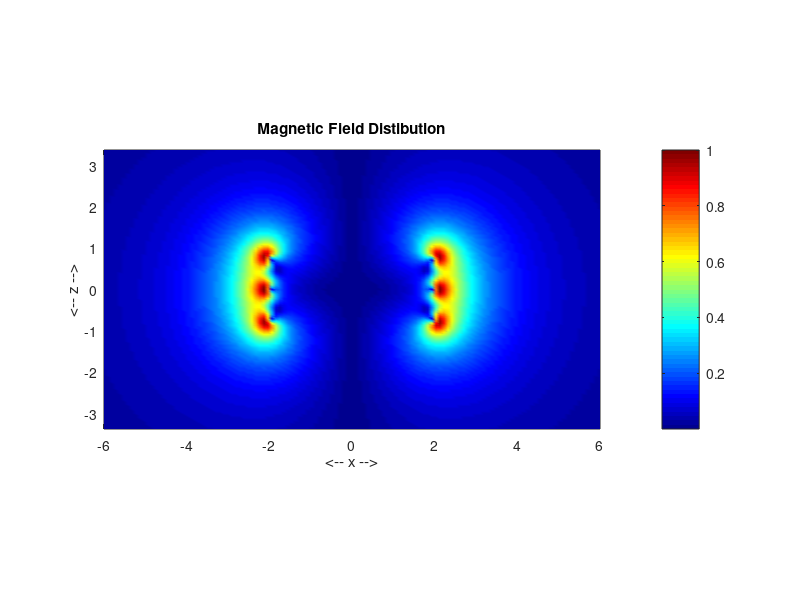
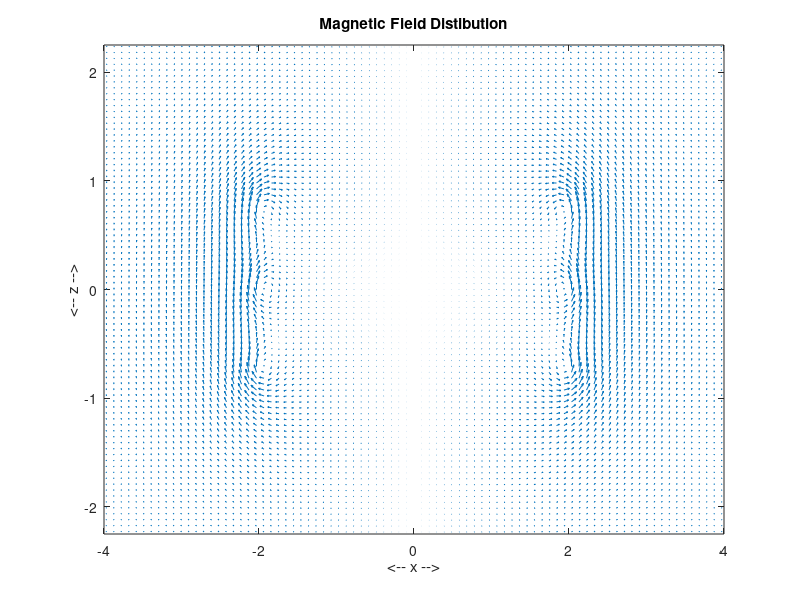

Here is the MATLAB script that generated these plots, in order:
clear all
clc

I=3;
d = 2;                  % Radius of the Loop..
m = -1;                 % Direction of current through the Loop... 1(ANTI-CLOCK), -1(CLOCK)
N = 30;                 % Number sections/elements in the conductor...
T = 3;                  % Number of Turns in the Solenoid..
g = 0.75;               % Gap between Turns..
dl = 2*pi*d/N;          % Length of each element..
% XYZ Coordinates/Location of each element from the origin(0,0,0), Center of the Loop is taken as origin..
dtht = 360/N;                           % Loop elements divided w.r.to degrees..
tht = (0+dtht/2): dtht : (360-dtht/2);  % Angle of each element w.r.to origin..
xC =  d.*cosd(tht).*ones(1,N);      % X coordinate...
yC =  d.*sind(tht).*ones(1,N);      % Y coordinate...
% zC will change for each turn, -Z to +Z, and will be varied during iteration...
zC = ones(1,N);
h = -(g/2)*(T-1) : g : (g/2)*(T-1);
% Length(Projection) & Direction of each current element in Vector form..
Lx = dl.*cosd(90+tht);        % Length of each element on X axis..
Ly = dl.*sind(90+tht);        % Length of each element on Y axis..
Lz = zeros(1,N);              % Length of each element is zero on Z axis..
% Points/Locations in space (here XZ plane) where B is to be computed..
NP = 125;               % Detector points..
xPmax = 3*d;            % Dimensions of detector space.., arbitrary..
zPmax = 1.5*(T*g);
xP = linspace(-xPmax,xPmax,NP);        % Divide space with NP points..
zP = linspace(-zPmax,zPmax,NP);
[xxP zzP] = meshgrid(xP,zP);            % Creating the Mesh..
% Initialize B..
Bx = zeros(NP,NP);
By = zeros(NP,NP);
Bz = zeros(NP,NP);
% Computation of Magnetic Field (B) using Superposition principle..
% Compute B at each detector points due to each small cond elements & integrate them..
for p = 1:T
    for q = 1:N
        rx = xxP - xC(q);               % Displacement Vector along X direction from Conductor..
        ry = yC(q);                     % No detector points on Y direction..
        rz = zzP - h(p)*zC(q);          % zC Vertical location changes per Turn..
    
        r = sqrt(rx.^2+ry.^2+rz.^2);    % Displacement Magnitude for an element on the conductor..
    
        r3 = r.^3;
    
        %        dl X r
        % B = K  ------
        %         r^3
        %                  |  i    j    k   |         |  i    j    k  |
        %   dl X r  =      | Lx    Ly   Lz  |     =   | Lx   Ly    0  |  =   i(Ly.rz-0) - j(Lx.rz-0) + k(Lx.ry - Ly.rx)
        %                  | rx    ry   rz  |         | rx   ry    rz |
    
        % Hence, Bx = Ly.rz/r^3, By = Lx.rz/r^3, Bz = (Lx.ry-Ly.rx)/r^3
        Bx = Bx + I*m*Ly(q).*rz./r3;      % m - direction of current element..
        By = By - I*m*Lx(q).*rz./r3;
        Bz = Bz + I*m*Lx(q).*ry./r3 - I*m*Ly(q).*rx./r3;
    end
end
B = sqrt(Bx.^2 + By.^2 + Bz.^2);        % Magnitude of B..
B = B/max(max(B));                      % Normalizing...
% Plotting...
figure(1);
pcolor(xxP,zzP,B);
colormap(jet);
shading interp;
axis equal;
axis([-xPmax xPmax -zPmax zPmax]);
xlabel('<-- x -->');ylabel('<-- z -->');
title('Magnetic Field Distibution');
colorbar;

% figure(2);
% surf(xxP,zzP,B,'FaceColor','interp',...
%     'EdgeColor','none',...
%     'FaceLighting','phong');
% daspect([1 1 1]);
% axis tight;
% view(-10,30);
% camlight right;
% colormap(jet);
% grid off;
% axis off;
% colorbar;
% title('Magnetic Field Distibution');
 
figure(3);
quiver(xxP,zzP,Bx,Bz);
colormap(lines);
axis([-2*d 2*d -T*g T*g]);
title('Magnetic Field Distibution');
xlabel('<-- x -->');ylabel('<-- z -->');
zoom on;